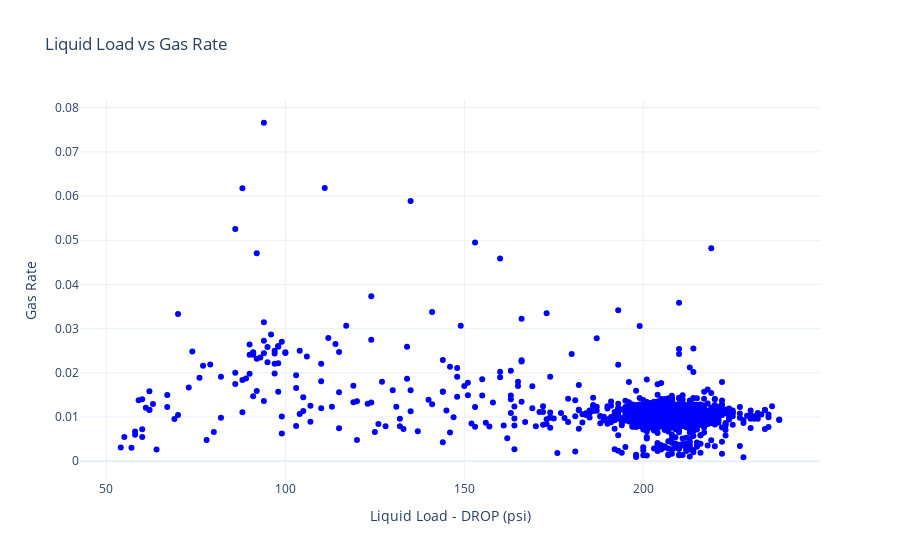

Notebook source saved alongside this figure:
### Code cell
# Create Plotly figure
fig = go.Figure()

# Add scatter plot (point cloud)
fig.add_trace(go.Scatter(
    x=df_z['Liquid Load - DROP (psi)'],
    y=df_z['GasRate'],
    mode='markers',
    marker=dict(size=6, color='blue', opacity=1),
    name='Gas Rate'
))

# Customize layout
fig.update_layout(
    title='Liquid Load vs Gas Rate',
    xaxis_title='Liquid Load - DROP (psi)',
    yaxis_title='Gas Rate',
    # xaxis_range=[0, 50],  # Set x-axis limits (adjust as needed)
    template='plotly_white'
)

# Show plot
fig.show()

### Figure 1 — Plotly figure (JSON) as saved in the notebook; plotly's stock layout.template omitted (floating-point values rounded to 4 significant figures; data arrays with more than 128 entries replaced by an {"elided": "..."} marker saying what was removed)
{"data": [{"marker": {"color": "blue", "opacity": 1, "size": 6}, "mode": "markers", "name": "Gas Rate", "type": "scatter", "x": {"elided": "1668 int values"}, "y": {"elided": "1668 float values"}}], "layout": {"title": {"text": "Liquid Load vs Gas Rate"}, "xaxis": {"title": {"text": "Liquid Load - DROP (psi)"}}, "yaxis": {"title": {"text": "Gas Rate"}}}}
